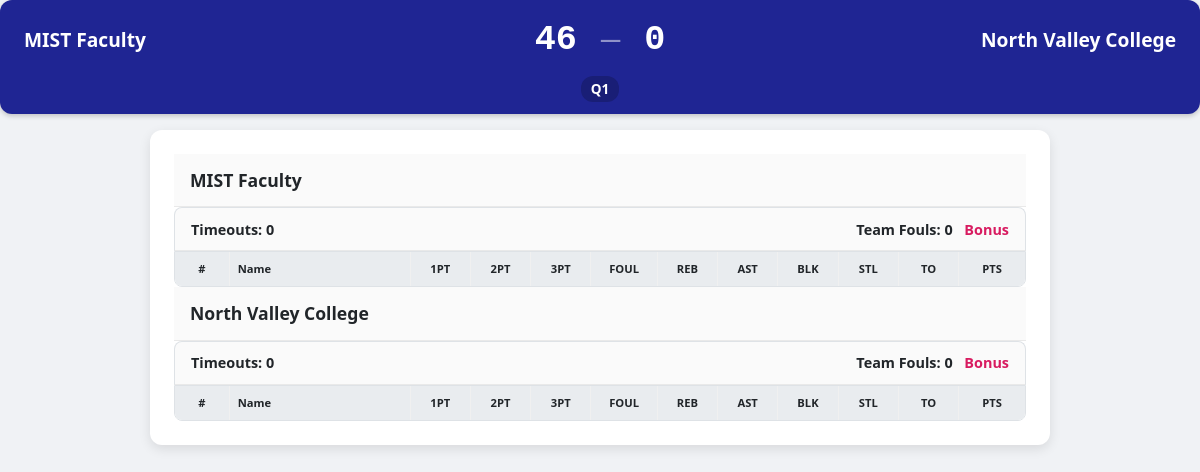
The app's page /spectator_view.php?game_id=2539 with its own data.
### tables this page shows
CREATE TABLE IF NOT EXISTS `game` (
  `id` int NOT NULL AUTO_INCREMENT,
  `category_id` int NOT NULL,
  `hometeam_id` int DEFAULT NULL,
  `awayteam_id` int DEFAULT NULL,
  `winnerteam_id` int DEFAULT NULL,
  `cluster_id` int DEFAULT NULL,
  `hometeam_score` int NOT NULL DEFAULT '0',
  `awayteam_score` int NOT NULL DEFAULT '0',
  `round` int NOT NULL DEFAULT '1',
  `round_name` varchar(50) DEFAULT NULL,
  `stage` varchar(50) NOT NULL DEFAULT 'Group Stage',
  `bracket_type` enum('winner','loser','grand_final') DEFAULT NULL,
  `match_display_number` int DEFAULT NULL,
  `match_name` varchar(255) DEFAULT NULL,
  `game_date` timestamp NULL DEFAULT NULL,
  `game_status` enum('Pending','Final') DEFAULT NULL,
  `created_at` timestamp NOT NULL DEFAULT CURRENT_TIMESTAMP,
  `updated_at` timestamp NOT NULL DEFAULT CURRENT_TIMESTAMP,
  `home_placeholder` varchar(255) DEFAULT NULL,
  `away_placeholder` varchar(255) DEFAULT NULL,
  `winner_advances_to_game_id` int DEFAULT NULL,
  `winner_advances_to_slot` enum('home','away') DEFAULT NULL,
  `loser_advances_to_game_id` int DEFAULT NULL,
  `loser_advances_to_slot` enum('home','away') DEFAULT NULL,
  PRIMARY KEY (`id`),
  KEY `category_id` (`category_id`),
  KEY `hometeam_id` (`hometeam_id`),
  KEY `awayteam_id` (`awayteam_id`),
  KEY `winnerteam_id` (`winnerteam_id`),
  KEY `cluster_id` (`cluster_id`)
);

CREATE TABLE IF NOT EXISTS `team` (
  `id` int NOT NULL AUTO_INCREMENT,
  `team_name` varchar(50) NOT NULL,
  `category_id` int NOT NULL,
  `cluster_id` int DEFAULT NULL,
  `seed` int DEFAULT NULL,
  `playoff_seed` int DEFAULT NULL,
  `bracket_position` int DEFAULT NULL,
  PRIMARY KEY (`id`),
  KEY `category_id` (`category_id`),
  KEY `cluster_id` (`cluster_id`)
);

### spectator_view.php (the view, shortened to what this page needs)
<?php
require_once 'db.php';
$game_id = $_GET['game_id'] ?? '';
$stmt = $pdo->prepare("
    SELECT g.*, t1.team_name AS home_team_name, t2.team_name AS away_team_name
    FROM game g
    LEFT JOIN team t1 ON g.hometeam_id = t1.id
    LEFT JOIN team t2 ON g.awayteam_id = t2.id
    WHERE g.id = ?
");
$stmt->execute([$game_id]);
$game = $stmt->fetch(PDO::FETCH_ASSOC);
?>
<!DOCTYPE html>
<html lang="en">
<head>
    <link rel="stylesheet" href="style.css">
    <link rel="stylesheet" href="game.css">
</head>
<body>
<div class="score-display">
    <div class="scoreboard-main">
        <div class="team-info home">
            <span class="team-name" id="home_team_name"><?php echo htmlspecialchars($game['home_team_name']); ?></span>
        </div>
        <div class="scores">
            <span class="score" id="scoreA"><?php echo $game['hometeam_score'] ?? 0; ?></span>
            <span class="separator">—</span>
            <span class="score" id="scoreB"><?php echo $game['away_team_score'] ?? 0; ?></span>
        </div>
        <div class="team-info away">
            <span class="team-name" id="away_team_name"><?php echo htmlspecialchars($game['away_team_name']); ?></span>
        </div>
    </div>
    <div class="quarter-display" id="quarterDisplay">Q1</div>
</div>
<div class="game-manager-container">
    <div class="team-box">
        <div class="team-table-title"><?php echo htmlspecialchars($game['home_team_name']); ?></div>
        <div class="team-stats-header">
            <span>Timeouts: <span id="timeoutsA">0</span></span>
            <span>Team Fouls: <span id="foulsA">0</span> <strong id="bonus-teamA" class="bonus-indicator">Bonus</strong></span>
        </div>
        <div class="table-wrapper">
            <table>
                <thead><tr><th>#</th><th>Name</th><th>1PT</th><th>2PT</th><th>3PT</th><th>FOUL</th><th>REB</th><th>AST</th><th>BLK</th><th>STL</th><th>TO</th><th>PTS</th></tr></thead>
            </table>
        </div>
    </div>
    <div class="team-box">
        <div class="team-table-title"><?php echo htmlspecialchars($game['away_team_name']); ?></div>
        <div class="team-stats-header">
            <span>Timeouts: <span id="timeoutsB">0</span></span>
            <span>Team Fouls: <span id="foulsB">0</span> <strong id="bonus-teamB" class="bonus-indicator">Bonus</strong></span>
        </div>
        <div class="table-wrapper">
            <table>
                <thead><tr><th>#</th><th>Name</th><th>1PT</th><th>2PT</th><th>3PT</th><th>FOUL</th><th>REB</th><th>AST</th><th>BLK</th><th>STL</th><th>TO</th><th>PTS</th></tr></thead>
            </table>
        </div>
    </div>
</div>
</body>
</html>

### style.css (style rules this page uses)
:root { --bap-blue: #1f2593; --bap-orange: #fc9e3e; --bap-yellow: #FFC107; --bap-red: #D81B60; --text-dark: #212529; --text-light: #f8f9fa; --bg-light: #ffffff; --bg-main: #f4f7fc; --border-color: #dee2e6; --shadow: 0 4px 12px rgba(0, 0, 0, 0.08); }
* { margin: 0; padding: 0; box-sizing: border-box; }
body { font-family: 'Segoe UI', Tahoma, Geneva, Verdana, sans-serif; background-color: var(--bg-main); color: var(--text-dark); line-height: 1.6; }
.table-wrapper { overflow-x: auto; }
.team-name { padding: 0.25rem 0.5rem; }

### game.css (style rules this page uses)
.game-manager-container { max-width: 98%; margin: 1rem auto; padding: 1.5rem; background: var(--bg-light); border-radius: 12px; box-shadow: var(--shadow); }
.score-display { display: flex; justify-content: space-between; align-items: center; background-color: var(--bap-blue); color: var(--text-light); padding: 0.5rem 1.5rem; border-radius: 12px; box-shadow: 0 4px 15px rgba(31, 37, 147, 0.3); }
.team-info { flex: 1; display: flex; align-items: center; gap: 1rem; }
.team-info.home { justify-content: flex-start; }
.team-info.away { justify-content: flex-end; }
.team-name { font-size: 1.5rem; font-weight: bold; transition: color 0.3s ease; }
.scores { display: flex; align-items: center; gap: 1.5rem; font-family: 'Courier New', Courier, monospace; }
.score { font-size: 4rem; font-weight: bold; }
.separator { font-size: 3rem; color: rgba(255, 255, 255, 0.5); }
.team-box { background: var(--bg-light); border: none; padding: 0; }
.team-stats-header { display: flex; justify-content: space-between; align-items: center; padding: 1rem 1.5rem; background-color: #f8f9fa; border: 1px solid var(--border-color); border-bottom: none; border-radius: 8px 8px 0 0; font-weight: 600; }
.bonus-indicator { color: var(--bap-red); margin-left: 0.5rem; }
.team-box .table-wrapper { overflow-x: auto; border: 1px solid var(--border-color); border-radius: 0 0 8px 8px; }
.table-wrapper { max-height: 65vh; overflow-y: auto; position: relative; }
.team-box table { font-size: 0.70rem; table-layout: fixed; width: 100%; }
.team-box table th { padding: 0.5rem; white-space: nowrap; }
.team-box table th:nth-child(1), .team-box table td:nth-child(1) { width: 35px; }
.team-box table th:nth-child(2), .team-box table td:nth-child(2) { width: 70px; }
.team-box table th:nth-child(3), .team-box table td:nth-child(3) { width: auto; }
.team-box table th:nth-child(n+4):nth-child(-n+12) { width: 37px; }

### records on screen
game: team.team_name "MIST Faculty", hometeam_score "46", team.team_name "North Valley College"

### other values on screen
$game['away_team_score'] "0"
